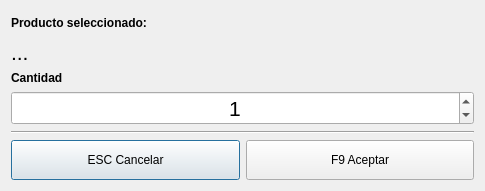
<?xml version="1.0" encoding="UTF-8"?>
<ui version="4.0">
 <class>Dialog</class>
 <widget class="QDialog" name="Dialog">
  <property name="geometry">
   <rect>
    <x>0</x>
    <y>0</y>
    <width>485</width>
    <height>191</height>
   </rect>
  </property>
  <property name="windowTitle">
   <string>Indicar cantidad para este producto</string>
  </property>
  <layout class="QVBoxLayout" name="verticalLayout_3">
   <item>
    <layout class="QVBoxLayout" name="verticalLayout_2">
     <item>
      <widget class="QLabel" name="label_3">
       <property name="font">
        <font>
         <weight>75</weight>
         <bold>true</bold>
        </font>
       </property>
       <property name="text">
        <string>Producto seleccionado:</string>
       </property>
      </widget>
     </item>
     <item>
      <widget class="QLabel" name="lbProducto">
       <property name="font">
        <font>
         <pointsize>16</pointsize>
        </font>
       </property>
       <property name="text">
        <string>...</string>
       </property>
      </widget>
     </item>
    </layout>
   </item>
   <item>
    <layout class="QVBoxLayout" name="verticalLayout">
     <item>
      <widget class="QLabel" name="label_2">
       <property name="font">
        <font>
         <weight>75</weight>
         <bold>true</bold>
        </font>
       </property>
       <property name="text">
        <string>Cantidad</string>
       </property>
      </widget>
     </item>
     <item>
      <widget class="QSpinBox" name="sbCantidad">
       <property name="font">
        <font>
         <pointsize>16</pointsize>
        </font>
       </property>
       <property name="alignment">
        <set>Qt::AlignCenter</set>
       </property>
       <property name="maximum">
        <number>9999</number>
       </property>
       <property name="value">
        <number>1</number>
       </property>
      </widget>
     </item>
    </layout>
   </item>
   <item>
    <widget class="Line" name="line">
     <property name="orientation">
      <enum>Qt::Horizontal</enum>
     </property>
    </widget>
   </item>
   <item>
    <layout class="QHBoxLayout" name="horizontalLayout_4">
     <item>
      <widget class="QPushButton" name="btCancelar">
       <property name="minimumSize">
        <size>
         <width>0</width>
         <height>40</height>
        </size>
       </property>
       <property name="cursor">
        <cursorShape>PointingHandCursor</cursorShape>
       </property>
       <property name="text">
        <string>ESC Cancelar</string>
       </property>
       <property name="icon">
        <iconset resource="../GUI/images_rc/icons.qrc">
         <normaloff>:/newPrefix/stock_close.png</normaloff>:/newPrefix/stock_close.png</iconset>
       </property>
       <property name="flat">
        <bool>false</bool>
       </property>
      </widget>
     </item>
     <item>
      <widget class="QPushButton" name="btAceptar">
       <property name="minimumSize">
        <size>
         <width>0</width>
         <height>40</height>
        </size>
       </property>
       <property name="cursor">
        <cursorShape>PointingHandCursor</cursorShape>
       </property>
       <property name="text">
        <string>F9 Aceptar</string>
       </property>
       <property name="icon">
        <iconset resource="../GUI/images_rc/icons.qrc">
         <normaloff>:/newPrefix/computer.png</normaloff>:/newPrefix/computer.png</iconset>
       </property>
       <property name="flat">
        <bool>false</bool>
       </property>
      </widget>
     </item>
    </layout>
   </item>
  </layout>
 </widget>
 <tabstops>
  <tabstop>sbCantidad</tabstop>
  <tabstop>btAceptar</tabstop>
  <tabstop>btCancelar</tabstop>
 </tabstops>
 <resources>
  <include location="../GUI/images_rc/icons.qrc"/>
 </resources>
 <connections>
  <connection>
   <sender>btCancelar</sender>
   <signal>clicked()</signal>
   <receiver>Dialog</receiver>
   <slot>close()</slot>
   <hints>
    <hint type="sourcelabel">
     <x>136</x>
     <y>163</y>
    </hint>
    <hint type="destinationlabel">
     <x>445</x>
     <y>19</y>
    </hint>
   </hints>
  </connection>
 </connections>
</ui>
